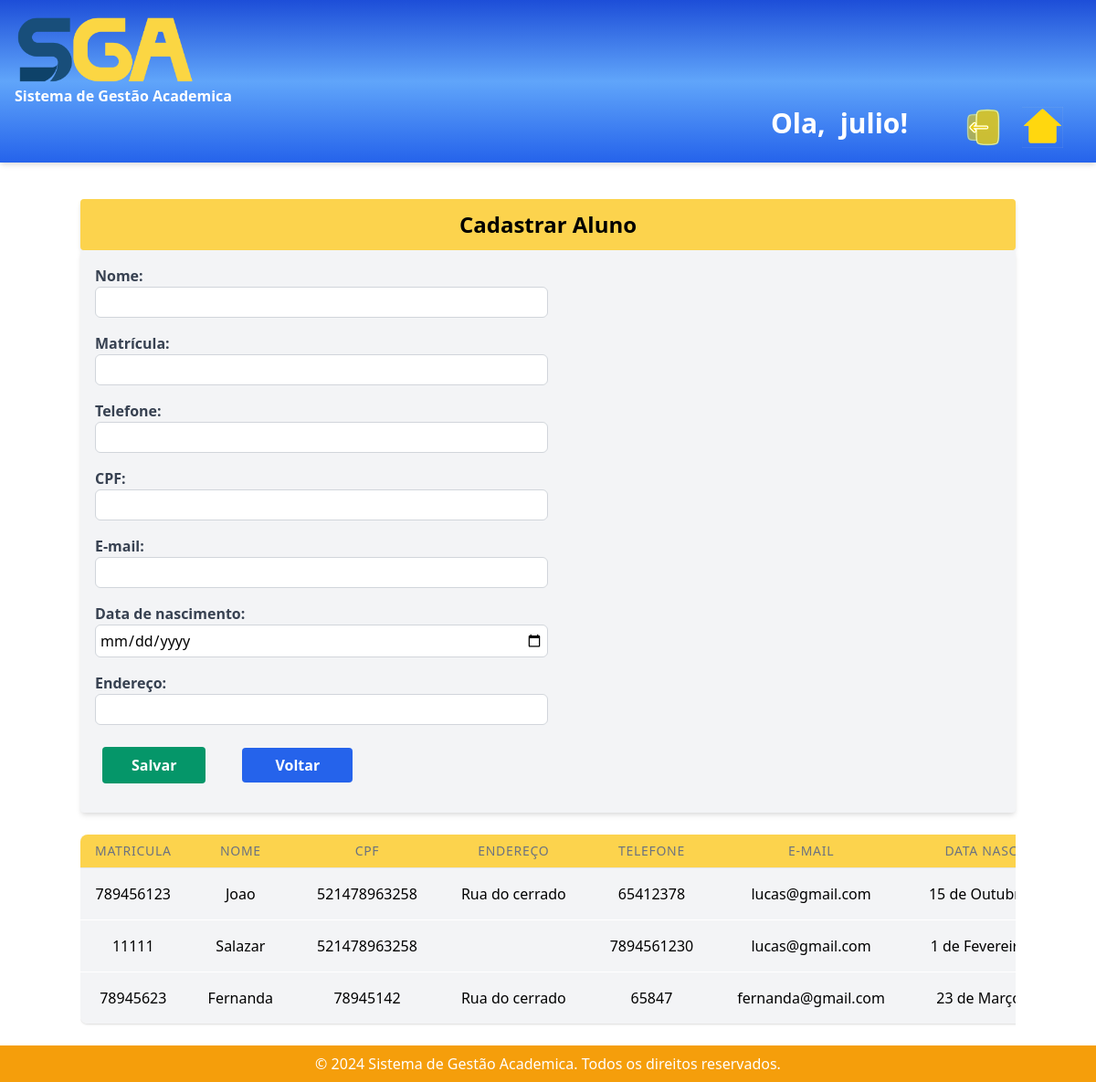
/adicionar/ (signed in), run on the app's committed database.
### sistema_academico/models.py (models this page shows, shortened)
class Aluno(models.Model):
    nome = models.CharField(max_length=100)
    cpf = models.IntegerField()
    endereco = models.CharField(max_length=200)
    telefone = models.CharField(max_length=20, null=True, blank=True)
    email = models.EmailField()
    data_nascimento = models.DateField()
    matricula = models.CharField(max_length=20)

### sistema_academico/views.py (the view, shortened to what this page needs)
# urls.py: path('adicionar/', views.adicionar_aluno, name='adicionar_aluno'),
@login_required(login_url="/")
def adicionar_aluno(request):
    alunos_cursos = Aluno.objects.prefetch_related('matriculas__curso').all()
    alunos = Aluno.objects.all()
    return render(request, 'adicionar_aluno.html', {'alunos_cursos': alunos_cursos})

### sistema_academico/templates/adicionar_aluno.html (shortened to what this page needs)
{% extends 'base.html' %}
{% block content %}
<div class="container mx-auto bg-yellow-300 mt-10 mb-0 p-3 shadow-md overflow-hidden sm:rounded">
    <h1 class="text-center font-bold text-2xl">Cadastrar Aluno</h1>
</div>
<form method="POST" class="container mx-auto bg-gray-100 shadow-md rounded px-4 pt-4 pb-6 mb-6  divide-gray-200">
        <div class="mb-4">
          <label for="nome" class="block text-gray-700 font-bold">Nome:</label>
          <input type="text" class="border border-gray-300 p-1 rounded-md transition-colors duration-300 ease-in-out focus:outline-none focus:border-blue-500 hover:border-blue-500 w-full sm:w-1/2"  id="nome" name="nome">
        </div>
          <div class="mb-4">
            <label for="matricula" class="block text-gray-700 font-bold">Matrícula:</label>
            <input type="number" id="matricula" name="matricula" class="border border-gray-300 p-1 rounded-md transition-colors duration-300 ease-in-out focus:outline-none focus:border-blue-500 hover:border-blue-500 w-full sm:w-1/2">
          </div>
          <div class="mb-4">
            <label for="telefone" class="block text-gray-700 font-bold">Telefone:</label>
            <input type="text" id="telefone" name="telefone" class="border border-gray-300 p-1 rounded-md transition-colors duration-300 ease-in-out focus:outline-none focus:border-blue-500 hover:border-blue-500 w-full sm:w-1/2">
          </div>
          <div class="mb-4">
            <label for="cpf" class="block text-gray-700 font-bold">CPF:</label>
            <input type="number" id="cpf" name="cpf" class="border border-gray-300 p-1 rounded-md transition-colors duration-300 ease-in-out focus:outline-none focus:border-blue-500 hover:border-blue-500 w-full sm:w-1/2">
          </div>
          <div class="mb-4">
            <label for="email" class="block text-gray-700 font-bold">E-mail:</label>
            <input type="email" id="email" name="email" class="border border-gray-300 p-1 rounded-md transition-colors duration-300 ease-in-out focus:outline-none focus:border-blue-500 hover:border-blue-500 w-full sm:w-1/2">
          </div>
          <div class="mb-4">
            <label for="data_nascimento" class="block text-gray-700 font-bold">Data de nascimento:</label>
            <input type="date" id="data_nascimento" name="data_nascimento"  class="border border-gray-300 p-1 rounded-md transition-colors duration-300 ease-in-out focus:outline-none focus:border-blue-500 hover:border-blue-500 w-full sm:w-1/2">
          </div>
          <div class="mb-4">
            <label for="endereco" class="block text-gray-700 font-bold">Endereço:</label>
            <input type="text" id="endereco" name="endereco" class="border border-gray-300 p-1 rounded-md transition-colors duration-300 ease-in-out focus:outline-none focus:border-blue-500 hover:border-blue-500 w-full sm:w-1/2">
          </div>
        <div class="flex items-center p-2 space-x-10">
            <div>
                <button type="submit" class="bg-green-600 hover:bg-green-700 text-white font-bold py-2 px-8 rounded">
                  Salvar
                </button>
            </div>
            <div>
                <a href="{% url 'home' %}" class="bg-blue-600 hover:bg-blue-700 text-white font-bold py-2 px-9 rounded ">Voltar
                </a>
            </div>
        </div>
</form>
<div class="container mx-auto">
  <div class="overflow-x-auto">
    <table class="min-w-full divide-y divide-gray-200 bg-white shadow overflow-hidden sm:rounded-lg mb-6">
      <thead class="bg-yellow-300 text-center">
        <tr>
          <th class="px-6 py-3 sm:px-4 sm:py-2 text-xs sm:text-sm font-medium text-gray-500 uppercase tracking-wider">Matricula</th>
          <th class="px-6 py-3 sm:px-4 sm:py-2 text-xs sm:text-sm font-medium text-gray-500 uppercase tracking-wider">Nome</th>
          <th class="px-6 py-3 sm:px-4 sm:py-2 text-xs sm:text-sm font-medium text-gray-500 uppercase tracking-wider">CPF</th>
          <th class="px-6 py-3 sm:px-4 sm:py-2 text-xs sm:text-sm font-medium text-gray-500 uppercase tracking-wider">Endereço</th>
          <th class="px-6 py-3 sm:px-4 sm:py-2 text-xs sm:text-sm font-medium text-gray-500 uppercase tracking-wider">Telefone</th>
          <th class="px-6 py-3 sm:px-4 sm:py-2 text-xs sm:text-sm font-medium text-gray-500 uppercase tracking-wider">E-mail</th>
          <th class="px-6 py-3 sm:px-4 sm:py-2 text-xs sm:text-sm font-medium text-gray-500 uppercase tracking-wider">Data Nascimento</th>
        </tr>
      </thead>
      <tbody class="bg-gray-100 divide-y divide-white text-center">
        {% for aluno in alunos_cursos %}
        <tr>
          <td class="px-6 py-4 sm:px-4 sm:py-2 whitespace-nowrap">{{ aluno.matricula }}</td>
          <td class="px-6 py-6 sm:px-6 sm:py-4 whitespace-nowrap">{{ aluno.nome }}</td>
          <td class="px-6 py-6 sm:px-6 sm:py-4 whitespace-nowrap">{{ aluno.cpf }}</td>
          <td class="px-6 py-6 sm:px-6 sm:py-4 whitespace-nowrap">{{ aluno.endereco }}</td>
          <td class="px-6 py-6 sm:px-6 sm:py-4 whitespace-nowrap">{{ aluno.telefone }}</td>
          <td class="px-6 py-6 sm:px-6 sm:py-4 whitespace-nowrap">{{ aluno.email }}</td>
          <td class="px-6 py-6 sm:px-6 sm:py-4 whitespace-nowrap">{{ aluno.data_nascimento }}</td>
        </tr>
        {% empty %}
        <tr>
          <td colspan="8" class="px-6 py-4 sm:px-4 sm:py-2 whitespace-nowrap">Nenhum Aluno encontrado.</td>
        </tr>
        {% endfor %}
      </tbody>
    </table>
  </div>
</div>
{% endblock %}

### sistema_academico/templates/base.html (shortened to what this page needs)
<!DOCTYPE html>
<html lang="pt-br">
{% load static %}
<head>
    <link rel="stylesheet" href="https://cdn.jsdelivr.net/npm/tailwindcss@2.2.19/dist/tailwind.min.css">
</head>
<body class="flex flex-col h-screen">
    <section>
        <div class="bg-gradient-to-b from-blue-700 via-blue-400 to-blue-600 font-bold p-4 shadow-md">
            <img src="{% static 'img/sga.png' %}" alt="Descriçã da Imagem" width="200px" >
            <h1 class="text-white">Sistema de Gestão Academica</h1>
                {% if user.is_authenticated %}
                    <div class="flex justify-end mx-5 space-x-5">
                        <div class="flex space-x-4 mx-10">
                            <h1 class="text-white font-bold text-3xl">Ola,<h2 class="text-white font-bold text-3xl">{{user.username}}!</h2> </h1>
                        </div>
                        <div>
                            <a href="{% url 'logout' %}" ><img src="{% static 'img/icon5.svg' %}" alt="user" width="45px">
                            </a>
                        </div>
                        <div>
                            <a href="{% url 'home' %}"><img src="{% static 'img/icon6.svg' %}" alt="user" width="45px">
                            </a>
                        </div>
                    </div>
                {% endif %}
        </div>
    </section>
    <div class="flex-grow">
        {% block content %}
        {% endblock %}
    </div>
    <div>
        <footer class="bg-yellow-500 text-white text-center py-2 w-screen">
            <p class="">&copy; 2024 Sistema de Gestão Academica. Todos os direitos reservados.</p>
        </footer>
    </div>
</body>
</html>

### data on the page
Aluno: matricula "789456123", nome "Joao", cpf "521478963258", endereco "Rua do cerrado", telefone "65412378", email "lucas@gmail.com", data_nascimento "15 de…"
Aluno: matricula "11111", nome "Salazar", cpf "521478963258", telefone "7894561230", email "lucas@gmail.com", data_nascimento "1 de…"
Aluno: matricula "78945623", nome "Fernanda", cpf "78945142", endereco "Rua do cerrado", telefone "65847", email "fernanda@gmail.com", data_nascimento "23 de…"

### other printed values
{{ user.username }} "julio"
